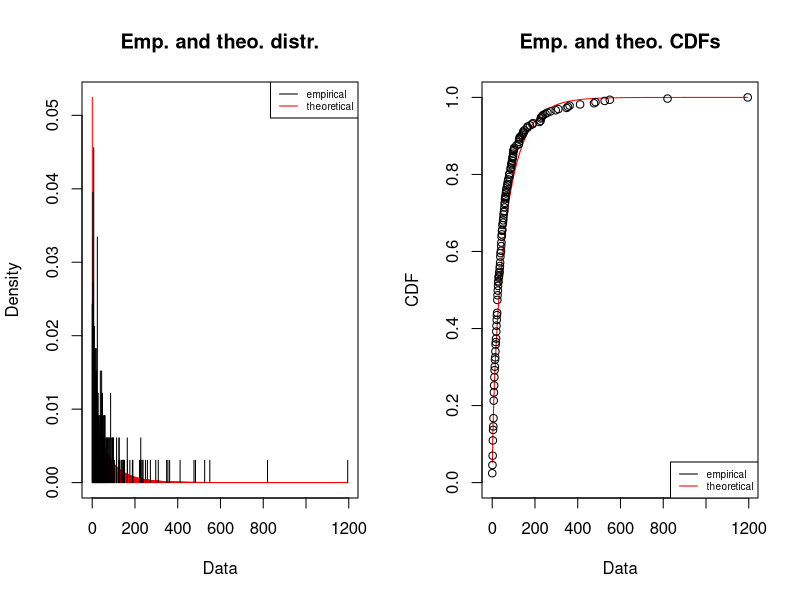

This figure's R source:
## ---- chunk 1
knitr::opts_chunk$set(echo = TRUE)

library(lubridate)
library(fitdistrplus)
library(lme4)

## ---- chunk 2

scm_climate_df <- read.delim("Dataframes/scm_climate_model_df.csv", sep = ",")
scm_climate_df$date <- ymd(scm_climate_df$date)
scm_climate_df

## ---- chunk 3

plot(fitdist(c(na.exclude(scm_climate_df$count)),"nbinom"))

## ---- chunk 4

## ---- chunk 5

model <- glmer.nb(count ~ scale(date) + scale(max_temp_f) + scale(min_temp_f) + scale(rain_inches) + (1 | record_id), data = scm_climate_df)
summary(model)
